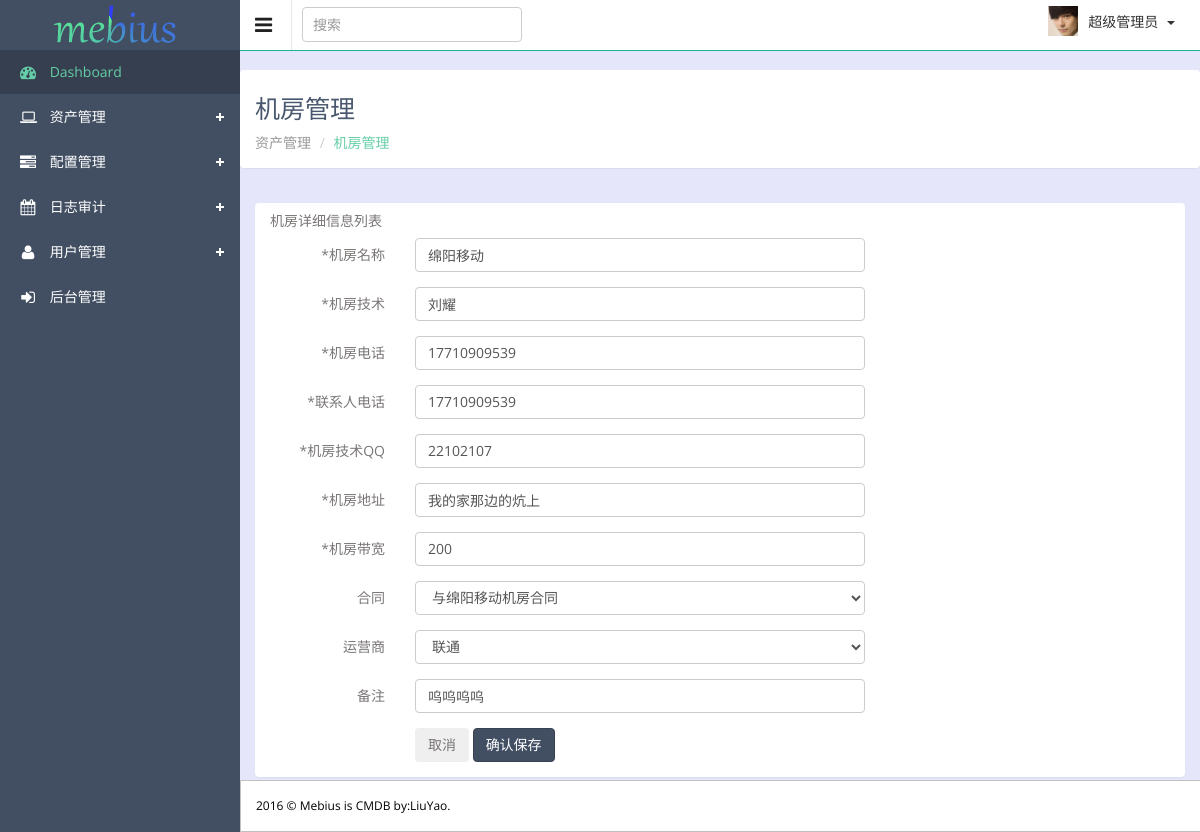
The app's page /assets/compilesarea/1 (signed in) with its own data.
### member/models.py (models this page shows, shortened)
class UserProfile(models.Model):
    user = models.OneToOneField(User,verbose_name='后台用户')
    name = models.CharField(max_length=32,verbose_name='姓名')
    head_img = models.ImageField(blank=True,null=True,upload_to="uploads/portrait",verbose_name='头像')
    email = models.EmailField(max_length=64,blank=True,null=True,verbose_name='邮箱')
    phone = models.CharField(verbose_name='手机号',max_length=128)
    department = models.ForeignKey('Group',verbose_name='部门',null=True,blank=True)
    ip = models.GenericIPAddressField(max_length=32,verbose_name='办公IP')
    secret_key = models.TextField(verbose_name='密钥')
    memo = models.TextField(verbose_name='备注', null=True, blank=True)
    create_date  = models.DateField(verbose_name='注册时间',auto_now=True)
    class Meta:
        verbose_name = '成员'
        verbose_name_plural = '成员'

### assets/models.py (models this page shows, shortened)
class IDC(models.Model):
    name = models.CharField(u'机房名称',max_length=64,unique=True)
    contacts = models.CharField('机房技术',max_length=63)
    idc_phone = models.IntegerField('机房电话')
    contacts_phone = models.IntegerField('联系人电话')
    contacts_qq = models.IntegerField('机房技术QQ')
    idc_addr = models.CharField('机房地址',max_length=63)
    bandwidth = models.CharField('机房带宽',max_length=63)
    contract = models.OneToOneField('Contract', verbose_name=u'合同',null=True, blank=True)
    operator = models.ForeignKey('Operator',verbose_name=u'运营商',null=True, blank=True)
    memo = models.CharField(u'备注',max_length=128,blank=True,null=True)
    class Meta:
        verbose_name = '机房'
        verbose_name_plural = "机房"

### assets/views.py (the view)
# urls.py: url(r'^compilesarea/(\d+)', views.compiles_area,name='compilesarea',),
@login_required
def compiles_area(request,func):
    obj = models.IDC.objects.get(id=int(func))
    if request.method == 'POST':
        formdata = forms.IDCForm(request.POST,instance=obj)
        if formdata.is_valid():
            formdata.save()
            return HttpResponseRedirect('/assets/assetsarea/')
    form = forms.IDCForm(instance=obj)
    if form.is_valid():
        form.save()
    return render(request,'assets/addarea.html',{'formidc':form})

### assets/forms.py
class IDCForm(ModelForm):
    class Meta:   #写一个原类
        model = models.IDC  #关联的表
        exclude = ()         #什么字段都显示
    def __new__(cls, *args, **kwargs):
        for field_name in cls.base_fields:
            print(field_name)
            field = cls.base_fields[field_name]
            attr_dic = {'class':'form-control',
                        'placeholder':field.help_text,
                        }
            field.widget.attrs.update(attr_dic)
        return ModelForm.__new__(cls)

### assets/models.py (called while the page is built)
    def __str__(self):
        return self.name

    def __str__(self):
        return self.name

### member/templatetags/memtags.py (called while the page is built)
@register.filter
def cut_url(img):
    try:
        url = img.name.split("/",maxsplit=1)[-1]
        return url
    except:
        return 1

### templates/assets/addarea.html (shortened to what this page needs)
{% extends 'master/base.html' %}
{% block main-title %}机房管理{% endblock %}
{% block main-father %}资产管理{% endblock %}
{% block main-name %}机房管理{% endblock %}
{% block content %}
<div class="wrapper">
        <div class="col-sm-12 panel">
            <div class="ibox float-e-margins" id="all">
                <div class="ibox-title">
                     <h5> 机房详细信息列表</h5>
                </div>
            </div>
            <div class="row">
<form   role="form" class="form-horizontal" action="" method="post" >{% csrf_token %}
                       {% for field in formidc %}
                             <div class="form-group">
                                {% if field.field.required %}
                                    <label  class="col-sm-2 control-label ">*{{ field.label }}</label>
                                {% else %}
                                    <label style="font-weight: normal" class="col-sm-2 control-label text-left">{{ field.label }}</label>
                                {% endif %}
                                {% if field.name == 'head_img' %}
                                    <div class="col-sm-2" style="border: solid white 0;">
                                    {{ field }}
                                    </div>
                                {% else %}
                                 <div class="col-sm-6">
                                    {{ field }}
                                </div>
                             {% endif %}
                              </div>
                           {% endfor %}
                           <div class="form-group right">
                                    <div class="col-sm-4 col-sm-offset-2">
                                    <button class="btn btn-white" type="reset">取消</button>
                                    <button id="submit_button" class="btn btn-primary" type="submit">确认保存</button>
                                    </div>
                                    </div>
                    </form>
            </div>
        </div>
</div>
{% endblock %}

### templates/master/base.html (shortened to what this page needs)
{% load memtags %}
<!DOCTYPE html>
<html lang="en">
<head>
  <link href="/statics/css/base.css" rel="stylesheet">
  <link href="/statics/css/buttons.css" rel="stylesheet">
<link rel="stylesheet" type="text/css" href="/statics/plugins/sweetalert/sweetalert.css">
</head>
<body class="sticky-header">
<section>
    <div class="left-side sticky-left-side">
        <div class="logo">
            <a href="{% url 'index' %}"><img src="/statics/images/logo1.png" alt=""></a>
        </div>
        <div class="left-side-inner">
            <ul class="nav nav-pills nav-stacked custom-nav">
                <li class="active"><a href="{% url 'index' %}"><i class="fa fa-dashboard"></i> <span>Dashboard</span></a></li>
                <li class="menu-list"><a href=""><i class="fa fa-laptop"></i> <span>资产管理</span></a>
                </li>
                <li class="menu-list"><a href=""><i class="fa fa-tasks"></i> <span>配置管理</span></a>
                </li>
                <li class="menu-list"><a href=""><i class="fa fa-calendar"></i> <span>日志审计</span></a>
                </li>
                <li class="menu-list"><a href=""><i class="fa fa-user"></i> <span>用户管理</span></a>
                </li>
                <li><a href="/admin/"><i class="fa fa-sign-in"></i> <span>后台管理</span></a></li>
            </ul>
        </div>
    </div>
    <div class="main-content" >
        <div class="header-section">
            <a class="toggle-btn"><i class="fa fa-bars"></i></a>
            <form class="searchform" action="#" method="post">
                <input type="text" class="form-control" name="keyword" placeholder="搜索" />
            </form>
            <div class="menu-right" style="">
                <ul class="notification-menu">
                    <li>
                        <img alt="" src="/statics/{{ request.user.userprofile.head_img | cut_url }}" style="width:30px;height:30px;float:left;margin-top:6px;"/>
                        <a href="#" class="btn btn-default dropdown-toggle" data-toggle="dropdown">
                            <span id="user">{% block username %}{{ request.user.userprofile.name }}{% endblock %}</span>
                            <span class="caret"></span>
                        </a>
                    </li>
                </ul>
            </div>
        </div>
        <div class="page-heading panel">
            <h3>
                 {% block main-title %}仪表盘{% endblock %}
            </h3>
            <ul class="breadcrumb">
                <li>
                    <a href="#">{% block main-father %}Dashboard{% endblock %}</a>
                </li>
                <li class="active">{% block main-name %}Dashboard{% endblock %}</li>
            </ul>
        </div>
        {% block content %}{% endblock %}
        <footer style="position:fixed;border: 1px solid silver;color:black">
            2016 &copy; Mebius is CMDB  by:LiuYao.
        </footer>
    </div>
</section>
</body>
</html>

### statics/css/base.css (style rules this page uses)
body { background: white; font-family: 'Open Sans', sans-serif; color: #7a7676; line-height: 20px; overflow-x: hidden; font-size: 14px; }
input, select, textarea { font-family: 'Open Sans', sans-serif; color: #767676; }
a { color: #65CEA7; }
h1, h2, h3, h4, h5 { font-family: 'Open Sans', sans-serif; }
.left-side { background: #424f63; width: 240px; position: absolute; top: 0; left: 0; }
.sticky-left-side { position: fixed; height: 100%; overflow-y: auto; z-index: 100; }
.logo { padding-top: 5px; height: 50px; }
.logo a { font-size: 28px; color: #fff; margin: 0 0 0 20px; text-decoration: none; display: inline-block; }
.sticky-left-side .custom-nav { margin-top: 50px; }
.left-side-inner { padding: 0px; margin-bottom: 50px; }
.custom-nav { margin-bottom: 10px; }
.custom-nav > li > a { color: #fff; padding: 12px 20px; border-radius: 0; -webkit-border-radius: 0; }
.custom-nav > li.menu-list > a { background: transparent url(../images/plus-white.png) no-repeat 93% center; }
.custom-nav > li.active > a, .custom-nav > li.active > a:hover, .custom-nav > li.active > a:focus { background-color: #353f4f; color: #65cea7; }
.custom-nav li .fa { font-size: 16px; vertical-align: middle; margin-right: 10px; width: 16px; text-align: center; }
.header-section { background: #fff; border-bottom: 1px solid #eff0f4; }
.header-section::after { clear: both; display: block; content: ''; }
.toggle-btn { width: 52px; height: 50px; font-size: 20px; padding: 15px; cursor: pointer; float: left; color: #212121; border-right: 1px solid #e7e7e7; -moz-transition: all 0.2s ease-out 0s; -webkit-transition: all 0.2s ease-out 0s; transition: all 0.2s ease-out 0s; }
.searchform input { box-shadow: none; float: left; font-size: 14px; height: 35px; margin: 7px 0 0 10px; padding: 10px; width: 220px; }
.menu-right { float: right; margin-right: 15px; }
.notification-menu { list-style: none; }
.notification-menu > li { display: inline-block; float: left; position: relative; }
.notification-menu .dropdown-toggle { padding: 12px 10px; border-color: #fff; background: #fff; -moz-border-radius: 0; -webkit-border-radius: 0; border-radius: 0; border: none; }
.notification-menu .dropdown-toggle .caret { margin-left: 5px; }
.sticky-header .logo { position: fixed; top: 0; left: 0; width: 240px; z-index: 100; background: #424f63; }
.sticky-header .logo img { margin-left:25px; }
.sticky-header .header-section { border-bottom-color: #1ab394; position: fixed; top: 0; left: 240px; width: 100%; z-index: 100; }
.sticky-header .main-content { padding-top: 50px; }
.sticky-header .menu-right { margin-right: 255px; }
.main-content { margin-left: 240px; background: #E6E6FA; height:100%; }
.page-heading { margin-top:20px; padding: 15px; position: relative; }
.page-heading h3 { color: #49586e; font-size: 25px; font-weight: normal; margin: 10px 0; }
.page-heading .breadcrumb { padding: 0; margin: 0; background: none; }
.page-heading .breadcrumb a { color: #999999; }
.page-heading .breadcrumb li.active { color: #65CEA7; }
.wrapper { padding: 15px; }
.wrapper::after { clear: both; display: block; content: ''; margin-bottom: 20px; }
footer { background: #fff; padding: 15px; color: #7A7676; font-size: 12px; position: static; bottom: 0; width: 100%; border-top: 1px solid #eff0f4; }

### records on screen
IDC: formidc "绵阳移动" "刘耀" "17710909539" "17710909539" "22102107" "我的家那边的炕上" "200" "与绵阳移动机房合同" "联通" "呜呜呜呜"

### other values on screen
{{ request.user.userprofile.name }} "超级管理员"
{{ field.label }} "机房名称" "机房技术" "机房电话" "联系人电话" "机房技术QQ" "机房地址" "机房带宽"
{{ field.label }} "合同" "运营商" "备注"
